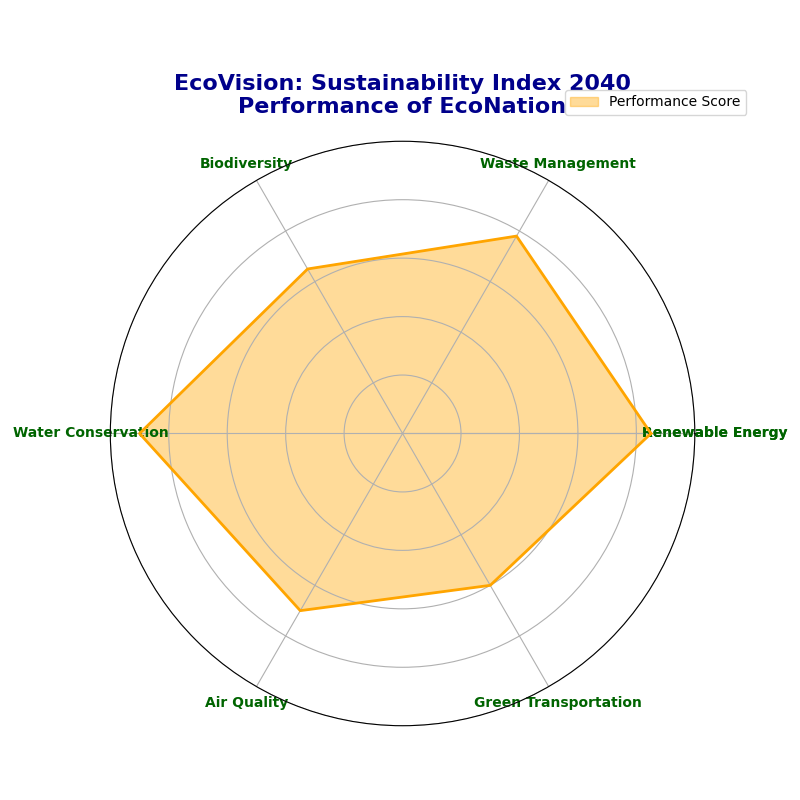

The script that drew this image:
import numpy as np
import matplotlib.pyplot as plt

categories = ['Renewable Energy', 'Waste Management', 'Biodiversity',
              'Water Conservation', 'Air Quality', 'Green Transportation']
values = np.array([85, 78, 65, 90, 70, 60])
values = np.concatenate((values, [values[0]]))
angles = np.linspace(0, 2 * np.pi, len(categories), endpoint=False).tolist()
angles += angles[:1]

fig, ax = plt.subplots(figsize=(8, 8), subplot_kw=dict(polar=True))

ax.fill(angles, values, color='orange', alpha=0.4)
ax.plot(angles, values, color='orange', linewidth=2)

ax.set_yticklabels([])
ax.set_xticks(angles)
ax.set_xticklabels(categories + [categories[0]], fontsize=10, fontweight='bold', color='darkgreen')

plt.title("EcoVision: Sustainability Index 2040\nPerformance of EcoNation",
          size=16, color='darkblue', weight='bold', pad=20)

ax.set_ylim(0, 100)
ax.legend(['Performance Score'], loc='upper right', bbox_to_anchor=(1.1, 1.1), fontsize='medium', frameon=True)

plt.tight_layout()
plt.show()
